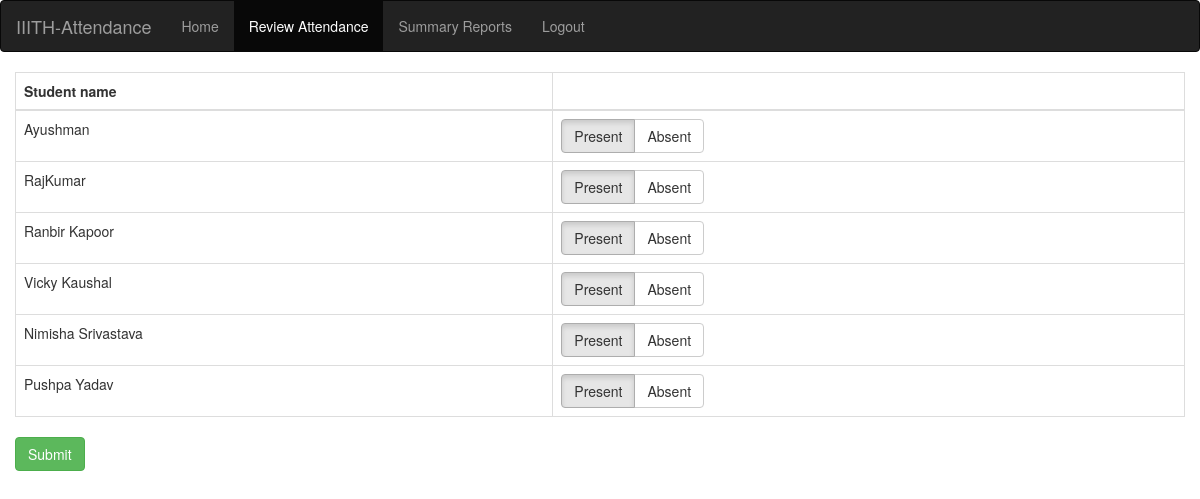
The page /info/teacher/1547/attendance/ (signed in) on the database its author committed.
### info/models.py (models this page shows, shortened)
class Student(models.Model):
    user = models.OneToOneField(User, on_delete=models.CASCADE, null=True)
    class_id = models.ForeignKey(Class, on_delete=models.CASCADE, default=1)
    USN = models.CharField(primary_key='True', max_length=100)
    name = models.CharField(max_length=200)
    sex = models.CharField(max_length=50, choices=sex_choice, default='Male')
    DOB = models.DateField(default='1998-01-01')

### info/views.py (the view)
# urls.py: path('teacher/<int:ass_c_id>/attendance/', views.t_attendance, name='t_attendance'),
@login_required()
def t_attendance(request, ass_c_id):
    assc = get_object_or_404(AttendanceClass, id=ass_c_id)
    ass = assc.assign
    c = ass.class_id
    context = {
        'ass': ass,
        'c': c,
        'assc': assc,
    }
    return render(request, 'info/t_attendance.html', context)

### info/models.py (called while the page is built)
    @property
    def is_student(self):
        if hasattr(self, 'student'):
            return True
        return False

    @property
    def is_teacher(self):
        if hasattr(self, 'teacher'):
            return True
        return False

### info/templates/info/t_attendance.html (shortened to what this page needs)
{% extends 'info/base.html' %}
{% block content %}
{% if c.student_set.all %}
<form action="{% url 'confirm' assc.id %}" method="post">
    <div class="card mb-3">
        <div class="card-body">
          <div class="table-responsive">
            <table class="table table-bordered" id="dataTable" width="100%" cellspacing="0">
              <thead>
                <tr>
                    <th>Student name</th>
                    <th></th>
                </tr>
              </thead>
                <tbody>
                {% for s in c.student_set.all %}
                    <tr>
                    <td>{{s.name}}</td>
                    <td>
                        <div class="btn-group btn-group-toggle" data-toggle="buttons">
                                <label class="btn btn-default active">
                                    <input type="radio" name="{{ s.USN }}" id="option1" autocomplete="off" value="present" checked> Present
                                </label>
                                <label class="btn btn-default">
                                    <input type="radio" name="{{ s.USN }}" id="option2" autocomplete="off" value="absent"> Absent
                                </label>
                        </div>
                    </td>
                    </tr>
                {% endfor %}
                </tbody>
            </table>
          </div>
        </div>
      </div>
    <input class="btn btn-success" type="submit" value="Submit">
</form>
{% else %}
    <p>No students in Class</p>
{% endif %}
{% endblock %}

### rows shown on the page
Student: name "Ayushman"
Student: name "RajKumar"
Student: name "Ranbir Kapoor"
Student: name "Vicky Kaushal"
Student: name "Nimisha Srivastava"
Student: name "Pushpa Yadav"
